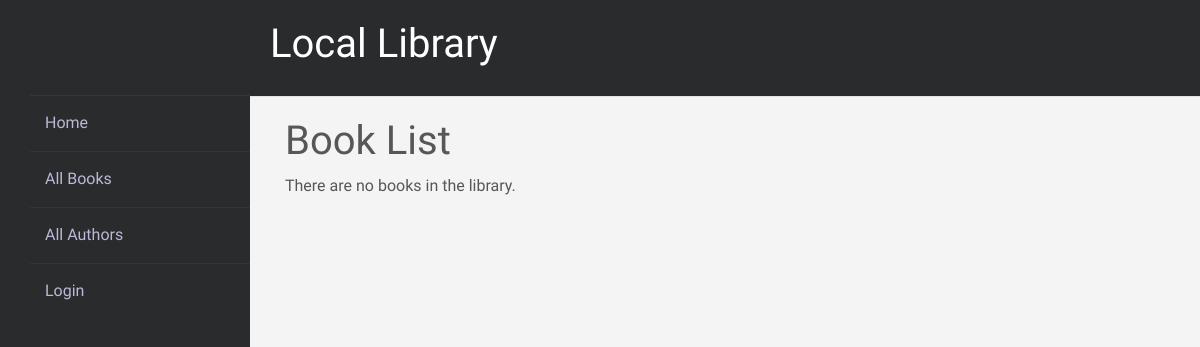
Page /catalog/books/ on the earlier database version.
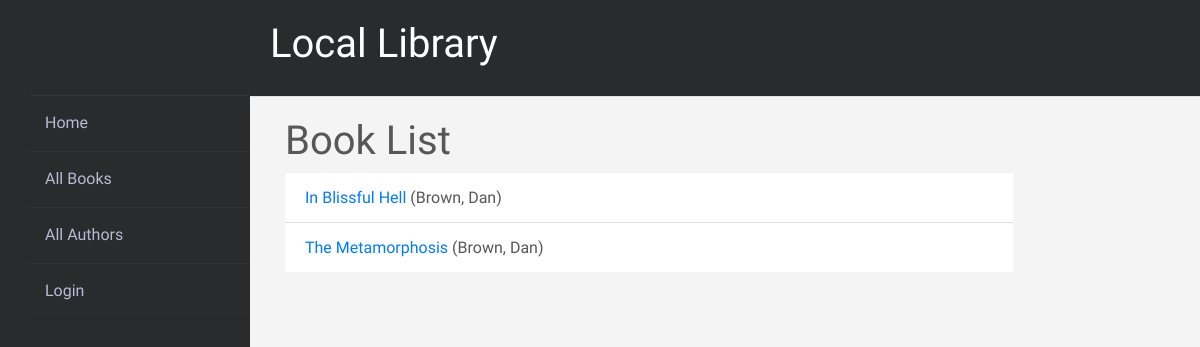
Same page on the later database version.
### catalog/models.py (models this page shows, shortened)
class Book(models.Model):
    image = models.ImageField(Cover_Photo, default='media/default_book.png')
    title = models.CharField(max_length=200)
    author = models.ForeignKey('Author', on_delete=models.SET_NULL, null=True)
    summary = models.TextField(
        max_length=1000, help_text="Enter a brief description of the book")
    isbn = models.CharField('ISBN', max_length=13,
                            unique=True,
                            help_text='13 Character <a href="https://www.isbn-international.org/content/what-isbn'
                                      '">ISBN number</a>')
    genre = models.ManyToManyField(
        Genre, help_text="Select a genre for this book")
    language = models.CharField(max_length=200, null=True, blank=True)
    class Meta:
        ordering = ['title', 'author']
    def display_genre(self):
        """Creates a string for the Genre. This is required to display genre in Admin."""
        return ', '.join([genre.name for genre in self.genre.all()[:3]])
    display_genre.short_description = 'Genre'
    def get_absolute_url(self):
        return reverse('book-detail', args=[str(self.id)])

class Author(models.Model):
    profile_picture = models.ImageField(Pro_Pic, default='media/default_author.jpg')
    first_name = models.CharField(max_length=100)
    last_name = models.CharField(max_length=100)
    date_of_birth = models.DateField(null=True, blank=True)
    date_of_death = models.DateField('died', null=True, blank=True)
    biography = models.TextField(
    max_length=1000, null=True, blank=True, help_text="Enter a brief description about the author")
    class Meta:
        ordering = ['last_name', 'first_name']
    def __str__(self):
        return '{0}, {1}'.format(self.last_name, self.first_name)

### catalog/views.py (the view)
# urls.py: path('books/', views.BookListView.as_view(), name='books'),
class BookListView(generic.ListView):
    model = Book
    paginate_by = 10

### catalog/templates/catalog/book_list.html
{% extends "base_generic.html" %}
{% block content %}
<h1>Book List</h1>
{% if book_list %}
<ul class="list-group list-group-flush">
  {% for book in book_list %}
  <li class="list-group-item">
    <a href="{{ book.get_absolute_url }}">{{ book.title }}</a> ({{book.author}})
  </li>
  {% endfor %}
</ul>
{% else %}
<p>There are no books in the library.</p>
{% endif %}
{% endblock %}

### catalog/templates/base_generic.html (shortened to what this page needs)
<!DOCTYPE html>
<html lang="en">
<head>
    <link rel="stylesheet" href="https://cdn.jsdelivr.net/npm/bootstrap@4.5.3/dist/css/bootstrap.min.css"
>
    {% load static %}
    <link rel="stylesheet" href="{% static 'css/styles.css' %}">
</head>
<body>
    <div class="wrapper">
        <div class="sidebar">
            <ul style="margin-top:65px;">
                <li><a href="{% url 'index' %}">Home</a></li>
                <li><a href="{% url 'books' %}">All Books</a></li>
                <li><a href="{% url 'authors' %}">All Authors</a></li>
                {% if user.is_authenticated %}
                <li><span style="color:#575757">User: <em> {{ user.get_username }} </em> </span>
                    <a href="{% url 'my-borrowed' %}">My Borrowed</a>
                </li>
                <li><a href="{% url 'logout'%}?next={{request.path}}">Logout</a></li>
                {% else %}
                <li><a href="{% url 'login'%}?next={{request.path}}">Login</a></li>
                {% endif %}
            </ul>
        </div>
        <div class="main_content">
            <div class="header"><a href="{% url 'index' %}" style="color: white;">
                    <h1 style="color: white;">Local Library</h1>
                </a></div>
            <div class="info">
                <div class="col-sm-10 ">
                    {% block content %}{% endblock %}
                </div>
            </div>
        </div>
    </div>
</body>
</html>

### catalog/static/css/styles.css (style rules this page uses)
* { margin: 0; padding: 0; box-sizing: border-box; list-style: none; text-decoration: none; font-family: 'Josefin Sans', sans-serif }
body { background-color: #f5f4f4 }
.wrapper { display: flex; position: relative }
.wrapper .sidebar { width: 250px; height: 100%; background: #292b2c; padding: 30px 0px; position: fixed }
.wrapper .sidebar ul li { padding: 15px; border-bottom: 1px solid #b7b3c7; border-bottom: 1px solid rgba(0, 0, 0, 0.05); border-top: 1px solid rgba(255, 255, 255, 0.05); margin-left: 30px; }
.wrapper .sidebar ul li a { color: #bdb8d7; display: block }
.wrapper .main_content { width: 100%; margin-left: 250px }
.wrapper .main_content .header { padding: 20px; background: #292b2c; color: #fff; border-bottom: 1px solid #e0e4e8 }
.wrapper .main_content .info { margin: 20px; color: #575757; line-height: 25px }
.wrapper .main_content .info div { margin-bottom: 20px }

Differences in the rows shown:
added Book: title "In Blissful Hell", author "Brown, Dan"
added Book: title "The Metamorphosis", author "Brown, Dan"
Other differences:
text no longer shown: "There are no books in the library."
